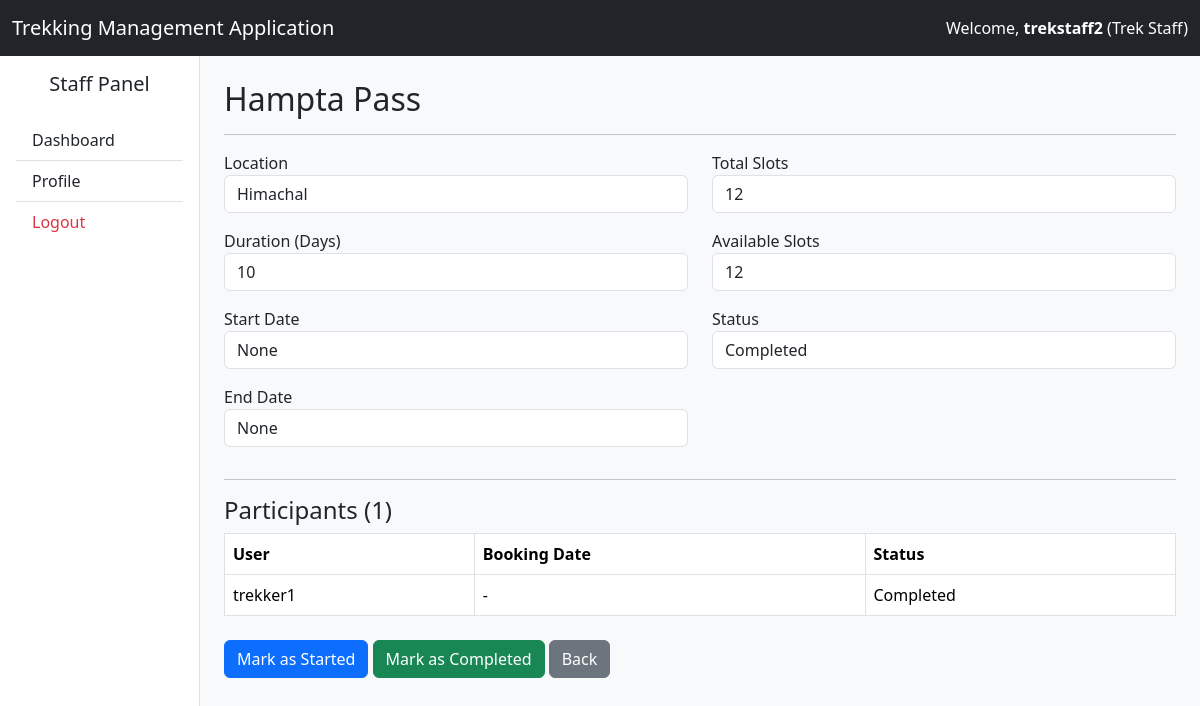
The app's page /staff/trek/4 (signed in) with its own data.
### application/models.py (models this page shows, shortened)
class User(UserMixin, db.Model):
    __tablename__ = "user"
    user_id = db.Column(db.Integer, primary_key=True, autoincrement=True)
    name = db.Column(db.String(100), nullable=False)
    email = db.Column(db.String(120), unique=True, nullable=False)
    password = db.Column(db.String(200), nullable=False)
    role = db.Column(db.String(20), nullable=False)
    is_approved = db.Column(db.Boolean, default=False)
    is_blacklisted = db.Column(db.Boolean, default=False)
    is_active = db.Column(db.Boolean, default=True)
    bookings = db.relationship("Booking", back_populates="user", cascade="all, delete-orphan")
    staff_profile = db.relationship("StaffProfile", uselist=False)

class Trek(db.Model):
    __tablename__ = "trek"
    trek_id = db.Column(db.Integer, primary_key=True, autoincrement=True)
    trek_name = db.Column(db.String(100), nullable=False)
    location = db.Column(db.String(100), nullable=False)
    difficulty = db.Column(db.String(20), nullable=False)
    duration = db.Column(db.Integer, nullable=False)
    available_slots = db.Column(db.Integer, nullable=False)
    assigned_staff_id = db.Column(
        db.Integer,
        db.ForeignKey("user.user_id")
    )
    assigned_staff = db.relationship(
    "User",
    foreign_keys=[assigned_staff_id]
)
    status = db.Column(db.String(20), nullable=False)
    start_date = db.Column(db.Date)
    end_date = db.Column(db.Date)
    bookings = db.relationship("Booking", back_populates="trek",cascade="all, delete-orphan")

class Booking(db.Model):
    __tablename__ = "booking"
    booking_id = db.Column(db.Integer, primary_key=True, autoincrement=True)
    user_id = db.Column(
        db.Integer,
        db.ForeignKey("user.user_id"),
        nullable=False
    )
    trek_id = db.Column(
        db.Integer,
        db.ForeignKey("trek.trek_id"),
        nullable=False
    )
    booking_date = db.Column(db.DateTime, nullable=False)
    booking_status = db.Column(
        db.String(20),
        nullable=False,
        default="Booked"
    )
    payment_status = db.Column(
        db.String(20),
        nullable=False,
        default="Pending"
    )
    user = db.relationship("User", back_populates="bookings")
    trek = db.relationship("Trek", back_populates="bookings")

### application/controllers.py (the view, shortened to what this page needs)
@app.route("/staff/trek/<int:trek_id>", methods=["GET", "POST"])
@login_required
def staff_trek(trek_id):
    if current_user.role != "Trek Staff":
        return "Access Denied."
    trek = Trek.query.get_or_404(trek_id)
    if trek.assigned_staff_id != current_user.user_id:
        return "Access Denied."
    bookings = Booking.query.filter_by(
        trek_id=trek.trek_id
    ).all()
    total_slots = trek.available_slots + len([
        b for b in bookings
        if b.booking_status == "Booked"
    ])
    return render_template(
        "staff/trek.html",
        trek=trek,
        bookings=bookings,
        total_slots=total_slots
    )

### main.py (called while the page is built)
@login_manager.user_loader
def load_user(user_id):
    return User.query.get(int(user_id))

### templates/staff/trek.html (shortened to what this page needs)
{% extends "base_dashboard.html" %}
{% block panel_title %}
Staff Panel
{% endblock %}
{% block sidebar %}
<div class="list-group list-group-flush">
<a href="{{ url_for('staff_dashboard') }}"
class="list-group-item list-group-item-action">
Dashboard
</a>
<a href="{{ url_for('staff_profile') }}"
class="list-group-item list-group-item-action">
Profile
</a>
<a href="{{ url_for('logout') }}"
class="list-group-item list-group-item-action text-danger">
Logout
</a>
</div>
{% endblock %}
{% block content %}
<h2>{{ trek.trek_name }}</h2>
<hr>
<form method="POST">
<div class="row">
<div class="col-md-6">
<label>Location</label>
<input
class="form-control mb-3"
value="{{ trek.location }}"
readonly>
<label>Duration (Days)</label>
<input
class="form-control mb-3"
value="{{ trek.duration }}"
readonly>
<label>Start Date</label>
<input
class="form-control mb-3"
value="{{ trek.start_date }}"
readonly>
<label>End Date</label>
<input
class="form-control mb-3"
value="{{ trek.end_date }}"
readonly>
</div>
<div class="col-md-6">
<label>Total Slots</label>
<input
class="form-control mb-3"
value="{{ total_slots }}"
readonly>
<label>Available Slots</label>
<input
type="number"
name="available_slots"
class="form-control mb-3"
value="{{ trek.available_slots }}">
<label>Status</label>
<input
class="form-control"
value="{{ trek.status }}"
readonly>
</div>
</div>
<hr>
<h4>Participants ({{ bookings|length }})</h4>
<table class="table table-bordered">
<thead>
<tr>
<th>User</th>
<th>Booking Date</th>
<th>Status</th>
</tr>
</thead>
<tbody>
{% for booking in bookings %}
<tr>
<td>{{ booking.user.name }}</td>
<td>
    {% if booking.booking_date %}
        {{ booking.booking_date.strftime('%d-%m-%Y') }}
    {% else %}
        -
    {% endif %}
</td>
<td>{{ booking.booking_status }}</td>
</tr>
{% endfor %}
</tbody>
</table>
<div class="mt-4">
<button
type="submit"
name="action"
value="started"
class="btn btn-primary">
Mark as Started
</button>
<button
type="submit"
name="action"
value="completed"
class="btn btn-success">
Mark as Completed
</button>
<a
href="{{ url_for('staff_dashboard') }}"
class="btn btn-secondary">
Back
</a>
</div>
</form>
{% endblock %}

### templates/base_dashboard.html (shortened to what this page needs)
<!DOCTYPE html>
<html>
<head>
    <link href="https://cdn.jsdelivr.net/npm/bootstrap@5.3.7/dist/css/bootstrap.min.css" rel="stylesheet">
</head>
<body class="bg-light">
<nav class="navbar navbar-expand-lg navbar-dark bg-dark">
    <div class="container-fluid">
        <span class="navbar-brand">
            Trekking Management Application
        </span>
        {% if current_user.is_authenticated %}
        <span class="navbar-text text-white">
            Welcome,
            <strong>{{ current_user.name }}</strong>
            ({{ current_user.role }})
        </span>
        {% endif %}
    </div>
</nav>
<div class="container-fluid">
    <div class="row">
        <div class="col-md-2 bg-white border-end min-vh-100 p-3">
            <h5 class="text-center mb-4">
                {% block panel_title %}{% endblock %}
            </h5>
            {% block sidebar %}
            {% endblock %}
        </div>
        <div class="col-md-10 p-4">
            {% block content %}
            {% endblock %}
        </div>
    </div>
</div>
</body>
</html>

### records on screen
User: name "trekstaff2", role "Trek Staff"
Trek: trek_name "Hampta Pass", location "Himachal", duration "10", start_date "None", end_date "None", available_slots "12", status "Completed"
Booking: user.name "trekker1", booking_status "Completed"

### other values on screen
{{ bookings|length }} "1"
